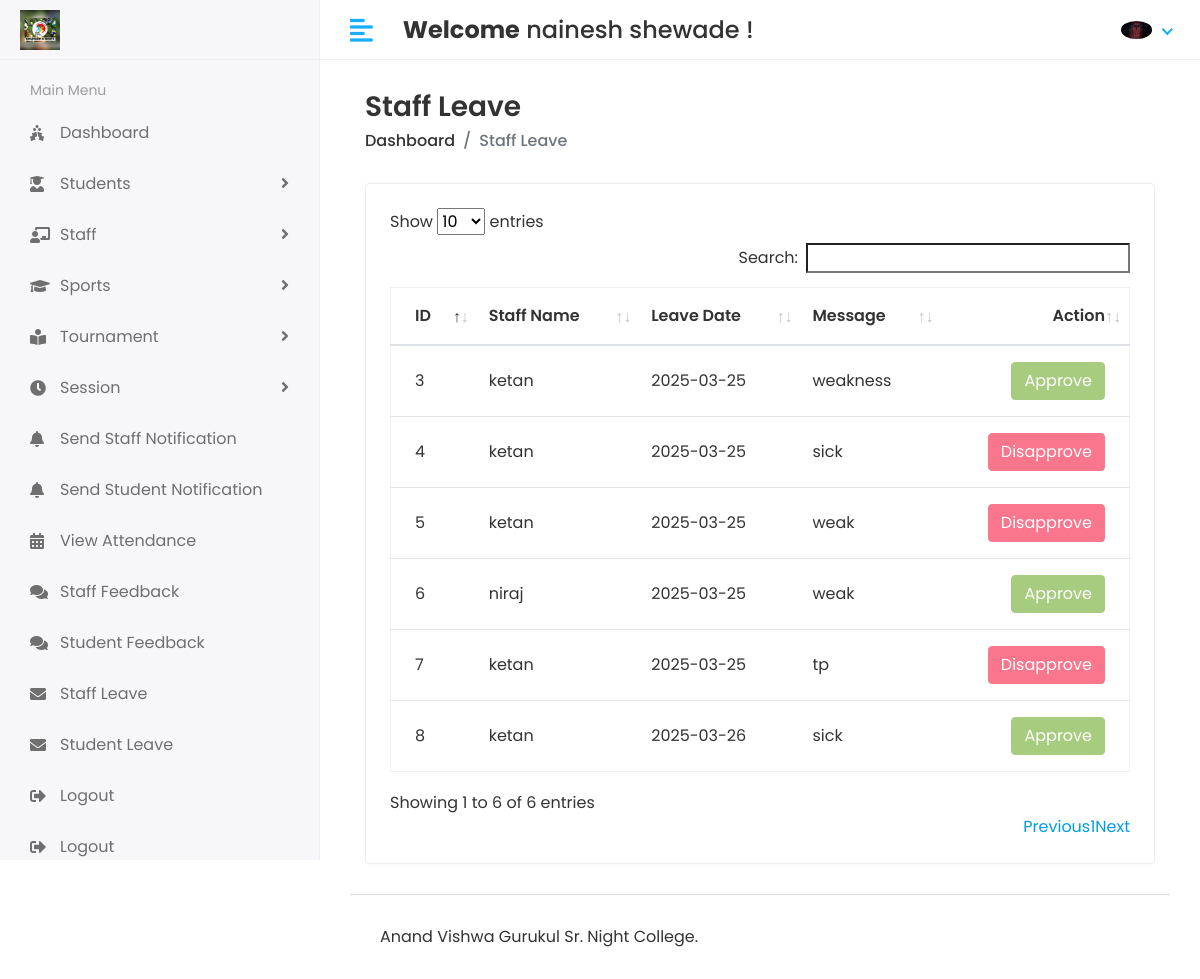
Screenshot of /Hod/Staff/Leave_view (signed in) with the database file from the repository.
### app/models.py (models this page shows, shortened)
class CustomUser(AbstractUser):
    USER = (
        (1,'HOD'),
        (2,'STAFF'),
        (3,'STUDENT'),
    )
    user_type = models.CharField(choices=USER, max_length=50,default=1)
    profile_pic = models.ImageField(upload_to='media/profile_pic')

class Staff_Leave(models.Model):
    staff_id = models.ForeignKey(Staff, on_delete=models.CASCADE)
    data = models.CharField(max_length=100)
    message = models.TextField()
    status = models.IntegerField(default=0)
    created_at = models.DateTimeField(auto_now_add=True)
    updated_at = models.DateTimeField(auto_now_add=True)

class Staff(models.Model):
    admin = models.OneToOneField(CustomUser, on_delete=models.CASCADE)
    address = models.TextField()
    gender = models.CharField(max_length=100)
    created_at = models.DateTimeField(auto_now_add=True)
    updated_at = models.DateTimeField(auto_now=True)

### sports_management_system/Hod_views.py (the view)
# urls.py: path('Hod/Staff/Leave_view',Hod_views.STAFF_LEAVE_VIEW,name='staff_leave_view'),
@login_required(login_url='/')
def STAFF_LEAVE_VIEW(request):
    staff_leave = Staff_Leave.objects.all()
    context = {
        'staff_leave':staff_leave,
    }
    return render(request,'Hod/staff_leave.html',context)

### templates/Hod/staff_leave.html (shortened to what this page needs)
{% extends "base.html" %}
{% block content %}
<div class="content container-fluid">
    <div class="page-header">
       <div class="row align-items-center">
          <div class="col">
             <h3 class="page-title">Staff Leave</h3>
             <ul class="breadcrumb">
                <li class="breadcrumb-item"><a href="index.html">Dashboard</a></li>
                <li class="breadcrumb-item active">Staff Leave</li>
             </ul>
          </div>
       </div>
    </div>
    <div class="row">
       <div class="col-sm-12">
          <div class="card card-table">
             <div class="card-body">
                <div class="table-responsive">
                   <table id="table_id" class="table table-hover table-center mb-0">
                      <thead>
                         <tr>
                            <th>ID</th>
                            <th>Staff Name</th>
                            <th>Leave Date</th>
                            <th>Message</th>
                            <th class="text-right">Action</th>
                         </tr>
                      </thead>
                      <tbody>
                        {% for i in staff_leave %}
                         <tr>
                            <td>{{i.id}}</td>
                            <td>{{i.staff_id.admin.first_name}}</td>
                            <td>{{i.data}}</td>
                            <td>{{i.message}}</td>
                            <td class="text-right">
                               <div class="actions">
                                {% if i.status == 0 %}
                                  <a href="{% url "staff_approve_leave" i.id %}" class="btn btn-success">Approve</a>
                                  <a href="{% url "staff_disapprove_leave" i.id %}" class="btn btn-danger">Disapprove</a>
                                 {% elif i.status == 1 %}
                                 <button class="btn btn-success" disabled="disabled">Approve</button>
                                 {% else %}
                                 <button class="btn btn-danger" disabled="disabled">Disapprove</button>
                                 {% endif %}
                               </div>
                            </td>
                         </tr>
                        {% endfor %}
                      </tbody>
                   </table>
                </div>
             </div>
          </div>
       </div>
    </div>
 </div>
{% endblock %}

### templates/includes/header.html (shortened to what this page needs)
{% load static %}
<div class="header">
    <div class="header-left">
       <a href="index.html" class="logo">
       <img src="{% static 'assets/img/avgimage.jpg' %}" alt="Logo">
       </a>
    </div>
    <a href="javascript:void(0);" id="toggle_btn">
    <i class="fas fa-align-left"></i>
    </a>
    <div class="top-nav-search mt-3">
       <h4><strong>Welcome</strong>&nbsp<span>{{user.first_name}} {{user.last_name}}</span>&nbsp;!</h4>
    </div>
    <ul class="nav user-menu">
       <li class="nav-item dropdown has-arrow">
          <a href="#" class="dropdown-toggle nav-link" data-toggle="dropdown">
          {% if user.profile_pic == "" %}
            <span class="user-img"><img class="rounded-circle" src="{% static 'assets/img/noimage.png' %}" width="31" alt="Ryan Taylor"></span>
          {% else %}
          <span class="user-img"><img class="rounded-circle" src="/{{user.profile_pic}}" width="31" alt="Ryan Taylor"></span>
          {% endif %}
          </a>
       </li>
    </ul>
 </div>

### static/assets/css/style.css (style rules this page uses)
html { height: 100%; }
body { background-color: #fff; color: #333; font-family: 'Poppins', sans-serif; font-size: 1rem; height: 100%; line-height: 1.5; overflow-x: hidden; }
h1, h2, h3, h4, h5, h6 { font-family: 'Poppins', sans-serif; margin-top: 0; }
a { color: #009ce7; }
input, button, a { transition: all 0.4s ease; -moz-transition: all 0.4s ease; -o-transition: all 0.4s ease; -ms-transition: all 0.4s ease; -webkit-transition: all 0.4s ease; }
input, input:focus, button, button:focus { outline: none; }
ul, ol { padding: 0px; list-style: none; }
.table { color: #333; max-width: 100%; margin-bottom: 0; width: 100%; }
.table.dataTable { border-collapse: collapse !important; border: 1px solid rgba(0, 0, 0, 0.05); }
.table thead tr th { font-weight: 600; }
.table tbody tr { border-bottom: 1px solid rgba(0, 0, 0, 0.05); }
.table.table-center td, .table.table-center th { vertical-align: middle; }
.card-table .card-body .table > thead > tr > th { border-top: 0; }
.card-table .card-body .table tr td:first-child, .card-table .card-body .table tr th:first-child { padding-left: 1.5rem; }
.card-table .card-body .table tr td:last-child, .card-table .card-body .table tr th:last-child { padding-right: 1.5rem; }
.card-table .table td, .card-table .table th { border-top: 1px solid #e2e5e8; padding: 1rem 0.75rem; white-space: nowrap; }
.btn-success { background-color: #7bb13c; border: 1px solid #7bb13c }
.btn-success.disabled, .btn-success:disabled { background-color: #7bb13c; border-color: #7bb13c; color: #fff; }
.btn-danger { background-color: #e84646; border: 1px solid #e84646; }
.btn-danger.disabled, .btn-danger:disabled { background-color: #f62d51; border-color: #f62d51; color: #fff; }
.card { border: 1px solid #ececf5; box-shadow: 0 1px 3px 0 rgba(0, 0, 0, 0.03); margin-bottom: 1.875rem; }
.card-body { padding: 1.5rem; }
.header { background-color: #fff; border-bottom: 1px solid #f3f3f4; left: 0; position: fixed; right: 0; top: 0; z-index: 1001; height: 60px; }
.header .header-left { float: left; height: 60px; padding: 0 20px; position: relative; width: 320px; z-index: 1; transition: all 0.2s ease-in-out; background-color: #f7f7fa; border-bottom: 1px solid #efefef; border-right: 1px solid #ececf5; display: flex; align-items: center; }
.header .header-left .logo { display: inline-block; line-height: 60px; }
.header .header-left .logo img { max-height: 40px; width: auto; }
.header .dropdown-toggle:after { display: none; }
.header .has-arrow .dropdown-toggle:after { border-top: 0; border-left: 0; border-bottom: 2px solid #18aefa; border-right: 2px solid #18aefa; content: ''; height: 8px; display: inline-block; pointer-events: none; -webkit-transform-origin: 66% 66%; -ms-transform-origin: 66% 66%; transform-origin: 66% 66%; -webkit-transform: rotate(45deg); -ms-transform: rotate(45deg); transform: rotate(45deg); -webkit-transition: all 0.15s ease-in-out; transition: all 0.15s ease-in-out; width: 8px; vertical-align: 0px; }
.user-menu { float: right; margin: 0; position: relative; z-index: 99; padding-right: 15px; }
.user-menu.nav > li > a { color: #a0a0a0; font-size: 14px; line-height: 58px; padding: 0 15px; height: 60px; }
.user-img { margin-right: 3px; position: relative; }
.top-nav-search { float: left; margin-left: 15px; }
.page-header { margin-bottom: 1.875rem; }
.page-header .breadcrumb { background-color: transparent; color: #6c757d; font-size: 1rem; font-weight: 500; margin-bottom: 0; padding: 0; }
.page-header .breadcrumb a { color: #333; }
.page-title { font-size: 28px; font-weight: 600; color: #333; margin-bottom: 5px; }
@media (min-width: 992px) { #toggle_btn { align-items: center; color: #18aefa; display: inline-flex; float: left; font-size: 26px; height: 60px; justify-content: center; margin-left: 15px; padding: 0 15px; } }

### rows the page displays
CustomUser: first_name "nainesh", last_name "shewade", profile_pic (picture)
Staff_Leave: id "3", staff_id.admin.first_name "ketan", data "2025-03-25", message "weakness", status "Approve"
Staff_Leave: id "4", staff_id.admin.first_name "ketan", data "2025-03-25", message "sick", status "Disapprove"
Staff_Leave: id "5", staff_id.admin.first_name "ketan", data "2025-03-25", message "weak", status "Disapprove"
Staff_Leave: id "6", staff_id.admin.first_name "niraj", data "2025-03-25", message "weak", status "Approve"
Staff_Leave: id "7", staff_id.admin.first_name "ketan", data "2025-03-25", message "tp", status "Disapprove"
Staff_Leave: id "8", staff_id.admin.first_name "ketan", data "2025-03-26", message "sick", status "Approve"
